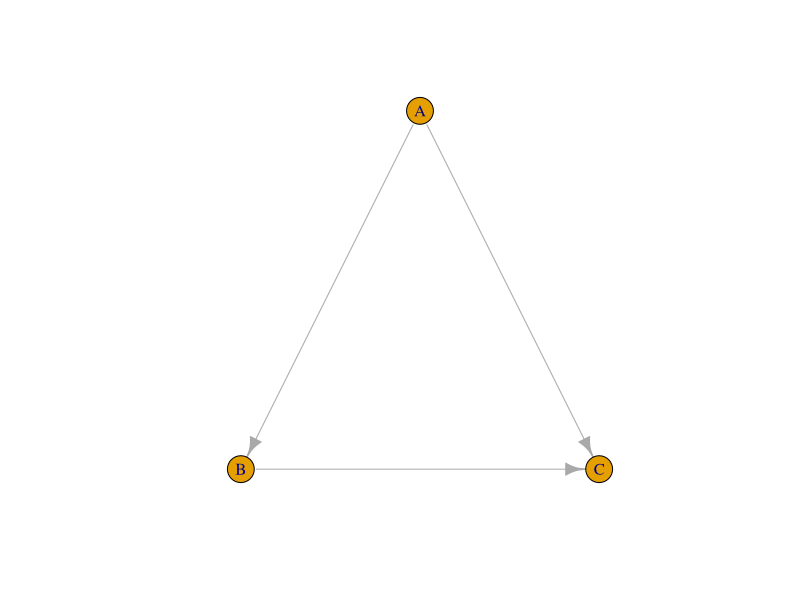
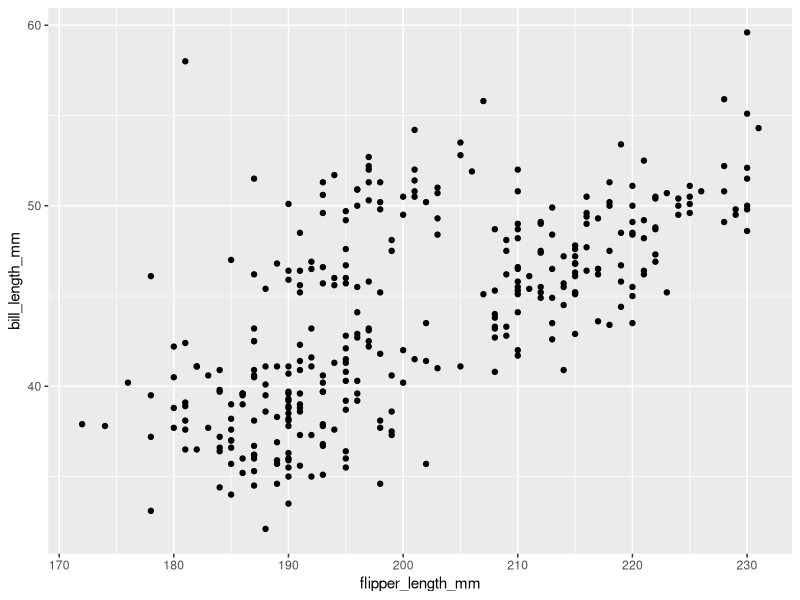
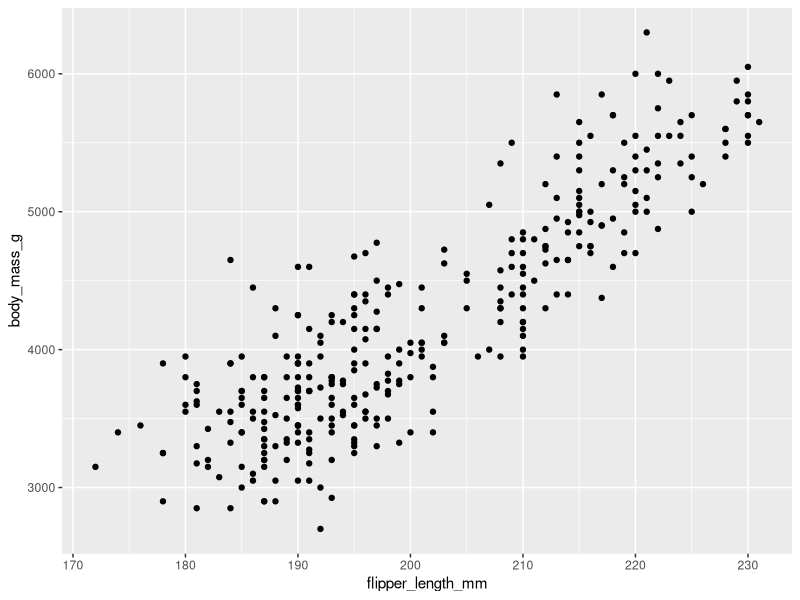
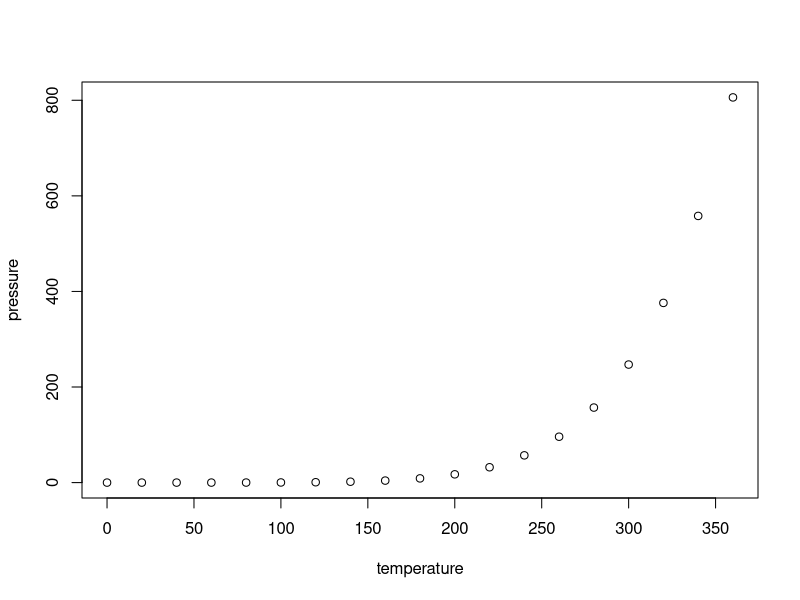
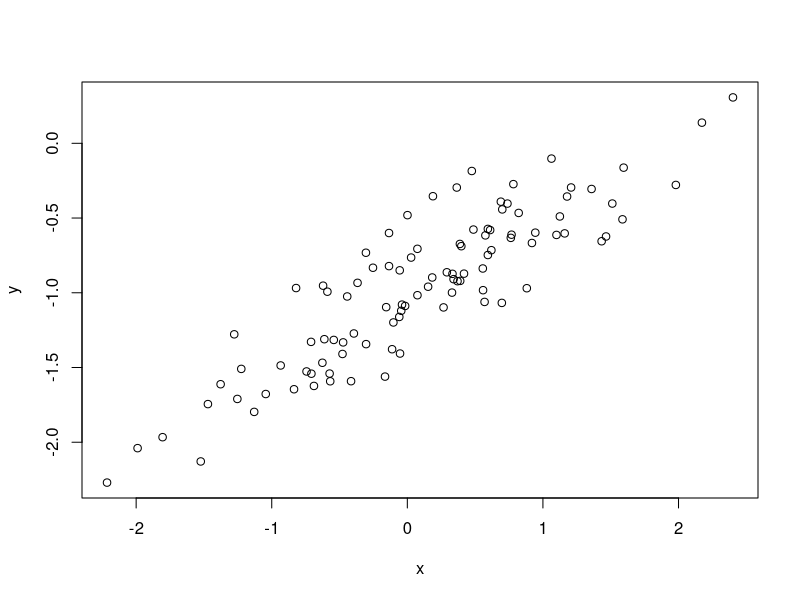

These charts were generated, in order, by the following R code:
## ---- chunk 1
knitr::opts_chunk$set(echo = TRUE)
## ---- chunk 2
install.packages('igraph')
library(palmerpenguins)
library(tidyverse)
penguins |> 
  drop_na() -> my_data
head(my_data)
colnames(my_data)
## ---- chunk 3
# Load the igraph library
library(igraph)

# Create a sample directed acyclic graph
#a represents flipper length
#b represents bill length
#c represents body mass
#this model is wrong as we do not expect flipper length to have any causal effect on body mass or bill length of penguin species. we also do not expect bill length to be a mediator and have any causal effect on body mass.  
nodes <- c("A", "B", "C")
edges <- data.frame(
  from = c("A", "A", "B"),
  to = c("B", "C", "C")
)

# Create a graph object
dag <- graph_from_data_frame(edges, directed = TRUE, vertices = nodes)

# Plot the graph
plot(dag, layout = layout_as_tree)

## ---- chunk 4
model= lm(
   bill_length_mm ~ flipper_length_mm ,
  data = my_data)
summary(model)

gm_scatterplot <- ggplot(data=model,aes(x=flipper_length_mm, y=bill_length_mm))+
  geom_point()

gm_scatterplot
## ---- chunk 5
model2= lm(
   body_mass_g ~ flipper_length_mm ,
  data = my_data)
summary(model2)

gm_scatterplot2 <- ggplot(data=model2,aes(y=body_mass_g, x=flipper_length_mm))+
  geom_point()

gm_scatterplot2
## ---- chunk 6
plot(pressure)
## ---- chunk 7
set.seed(1)
## ---- chunk 8
x=rnorm(100,mean=0,sd=1)
print(x)

eps=rnorm(100,mean=0,sd=.25)
print(eps)

y=-1+.5*x+eps
length(y)

## ---- chunk 9
plot(x,y)


